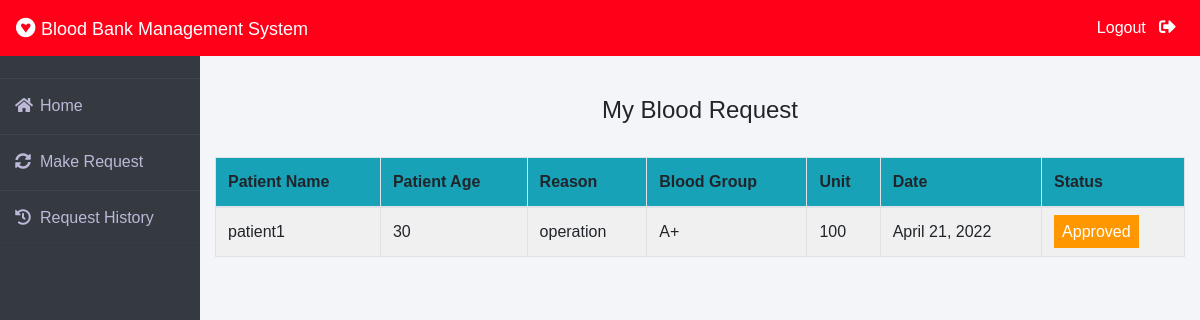
Page /patient/my-request (signed in) on the earlier database version.
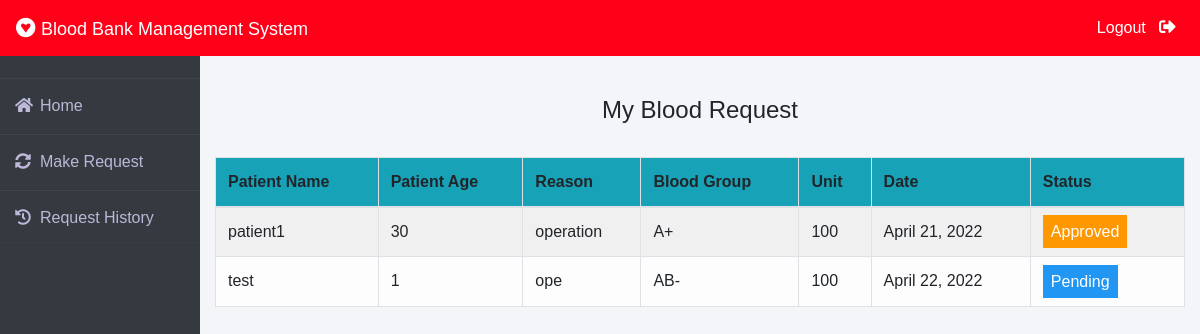
Same page on the later database version.
### blood/models.py (models this page shows, shortened)
class BloodRequest(models.Model):
    request_by_patient=models.ForeignKey(pmodels.Patient,null=True,on_delete=models.CASCADE)
    request_by_donor=models.ForeignKey(dmodels.Donor,null=True,on_delete=models.CASCADE)
    patient_name=models.CharField(max_length=30)
    patient_age=models.PositiveIntegerField()
    reason=models.CharField(max_length=500)
    bloodgroup=models.CharField(max_length=10)
    unit=models.PositiveIntegerField(default=0)
    status=models.CharField(max_length=20,default="Pending")
    date=models.DateField(auto_now=True)

### patient/views.py (the view)
# urls.py: path('my-request', views.my_request_view,name='my-request'),
def my_request_view(request):
    patient= models.Patient.objects.get(user_id=request.user.id)
    blood_request=bmodels.BloodRequest.objects.all().filter(request_by_patient=patient)
    return render(request,'patient/my_request.html',{'blood_request':blood_request})

### templates/patient/my_request.html (shortened to what this page needs)
{% extends 'patient/patientbase.html' %}
{% block content %}
{% load widget_tweaks %}
{%load static%}
<head>
   </head>
<br><br>
<div class="container">
    <H4 class="text-center">My Blood Request</H4><br>
    <table class="table table-light table-hover table-bordered table-striped">
        <thead class="bg-info">
            <tr>
                <th scope="col">Patient Name</th>
                <th scope="col">Patient Age</th>
                <th scope="col">Reason</th>
                <th scope="col">Blood Group</th>
                <th scope="col">Unit</th>
                <th scope="col">Date</th>
                <th scope="col">Status</th>
            </tr>
        </thead>
        <tbody>
            {% for t in blood_request %}
            <tr>
                <td> {{t.patient_name}}</td>
                <td>{{t.patient_age}}</td>
                <td>{{t.reason}}</td>
                <td>{{t.bloodgroup}}</td>
                <td>{{t.unit}}</td>
                <td>{{t.date}}</td>
                {% if t.status == 'Approved' %}
                <td><span class="label warning"> Approved</span></td>
                {% elif t.status == 'Rejected' %}
                <td><span class="label success">Rejected</span></td>
                {% else %}
                <td><span style="color: white;margin-left: 0px;" class="label info">Pending</span></td>
                {% endif %}
            </tr>
            {% endfor %}
        </tbody>
    </table>
</div>
{% endblock content %}

Differences in the rows shown:
added BloodRequest: patient_name "test", patient_age "1", reason "ope", bloodgroup "AB-", unit "100", date "April 22, 2022", status "Pending"
